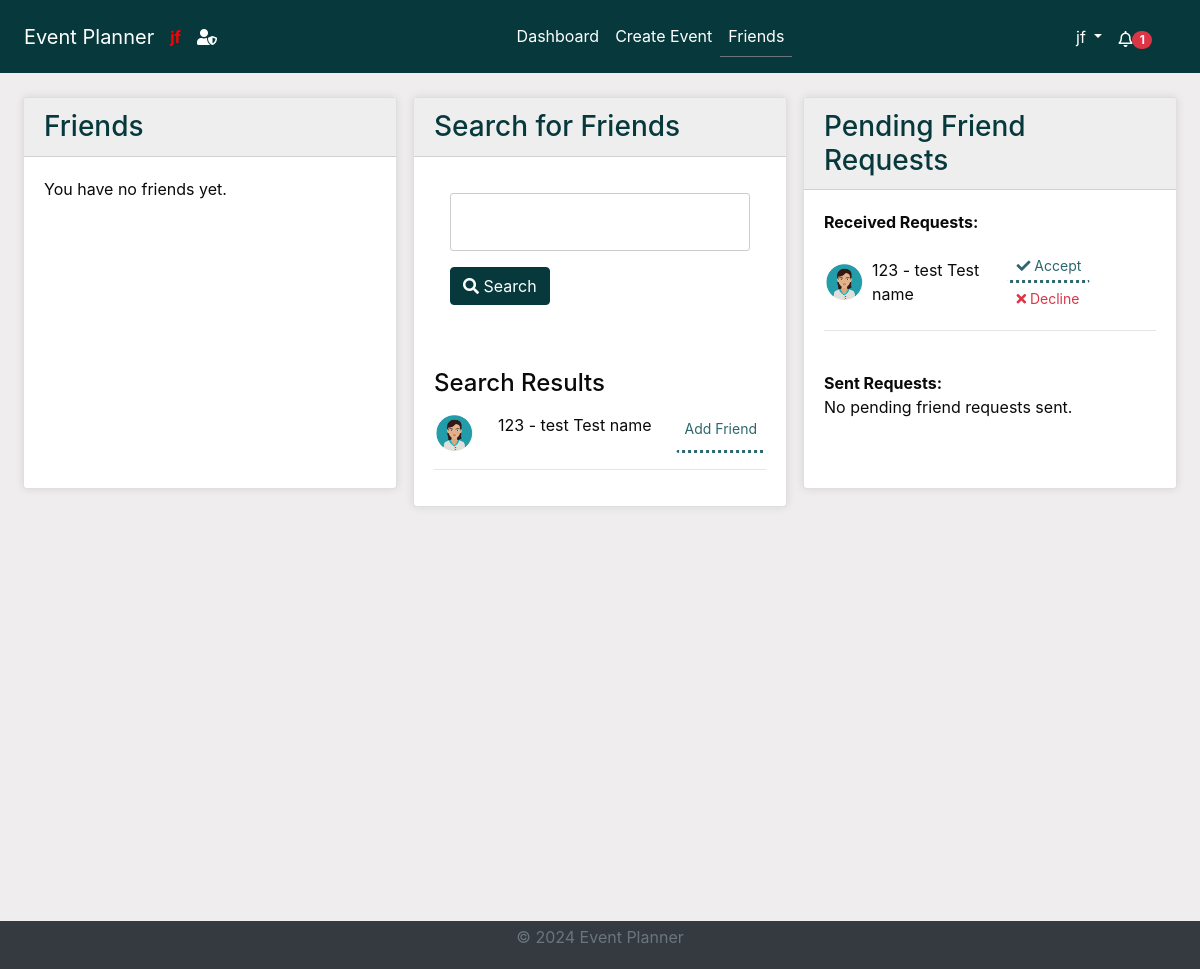
The app's page /friends/?search_query= (signed in) with its own data.
### accounts/models.py (models this page shows, shortened)
class UserProfile(models.Model):
    user = models.OneToOneField(User, on_delete=models.CASCADE)
    profile_picture = models.CharField(max_length=254, default="default.svg")
    created_at = models.DateTimeField(auto_now_add=True)
    updated_at = models.DateTimeField(auto_now=True)

class Friendship(models.Model):
    from_user = models.ForeignKey(
        User, related_name="from_friend", on_delete=models.CASCADE
    )
    to_user = models.ForeignKey(
        User, related_name="to_friend", on_delete=models.CASCADE
    )
    status = models.CharField(
        max_length=20,
        choices=[
            ("pending", "Pending"),
            ("accepted", "Accepted"),
            ("declined", "Declined"),
        ],
    )
    created_at = models.DateTimeField(auto_now_add=True)

### accounts/views.py (the view)
# urls.py: path("friends/", views.friends_page, name="friends_page"),
@login_required
@cache_control(no_cache=True, must_revalidate=True, no_store=True)
def friends_page(request):
    current_user = request.user
    search_query = ""
    search_results = []
    if "search_query" in request.GET or "user" in request.GET:
        search_form = FriendSearchForm(request.GET)
        if search_form.is_valid():
            search_query = search_form.cleaned_data.get("search_query", "")
            selected_user = search_form.cleaned_data.get("user")
            if selected_user:
                search_results = [selected_user]
            else:
                search_results = User.objects.filter(
                    Q(username__icontains=search_query)
                    | Q(first_name__icontains=search_query)
                    | Q(last_name__icontains=search_query)
                ).exclude(id=current_user.id)
        else:
            search_results = []
    else:
        search_form = FriendSearchForm()
        search_results = []
    friends = Friendship.objects.filter(
        (Q(from_user=current_user) | Q(to_user=current_user))
        & Q(status="accepted")
    )
    pending_requests_received = Friendship.objects.filter(
        Q(to_user=current_user) & Q(status="pending")
    )
    pending_requests_sent = Friendship.objects.filter(
        Q(from_user=current_user) & Q(status="pending")
    )
    context = {
        "search_form": search_form,
        "search_query": search_query,
        "search_results": search_results,
        "friends": friends,
        "pending_requests_received": pending_requests_received,
        "pending_requests_sent": pending_requests_sent,
    }
    return render(request, "accounts/friends.html", context)

### accounts/templates/accounts/friends.html (shortened to what this page needs)
{% extends 'base.html' %}
{% load static %}
{% block content %}
<div class="container-fluid">
    <div class="row">
        <div class="col-lg-4 mb-0">
            <div class="card">
                <div class="card-header bg-primary text-white">
                    <h3 class="mb-0">Friends</h3>
                </div>
                <div class="card-body scrollable-column">
                    <ul class="list-unstyled">
                        {% for friendship in friends %}
                            <li>
                                {% if friendship.from_user == user %}
                                    <div class="d-flex justify-content-between align-items-center mt-3">
                                        <img src="{% static 'images/profile_pictures/' %}{{ friendship.to_user.userprofile.profile_picture }}" alt="{{ friendship.to_user.username }}'s profile picture" class="rounded-circle mr-2" style="width: 40px; height: 40px;" onerror="this.onerror=null; this.src='{% static 'images/profile_pictures/' %}{{ friendship.from_user.userprofile.profile_picture }}'">
                                        <span>{{ friendship.to_user.username }} - {{ friendship.to_user.first_name }} {{ friendship.to_user.last_name }}</span>
                                        <div>
                                            <a href="{% url 'view_profile' friendship.to_user.id %}" class="btn btn-sm btn-outline-primary ml-2">View Profile</a>
                                            <button class="btn btn-sm btn-outline-danger delete-friend-btn" data-friend-id="{{ friendship.to_user.id }}"><i class="fa fa-trash"></i></button>
                                        </div>
                                    </div>
                                {% else %}
                                    <div class="d-flex justify-content-between align-items-center mt-3">
                                        <img src="{% static 'images/profile_pictures/' %}{{ friendship.from_user.userprofile.profile_picture }}" alt="{{ friendship.from_user.username }}'s profile picture" class="rounded-circle mr-2" style="width: 40px; height: 40px;" onerror="this.onerror=null; this.src='{% static 'images/profile_pictures/' %}{{ friendship.to_user.userprofile.profile_picture }}'">
                                        <span>{{ friendship.from_user.username }} - {{ friendship.from_user.first_name }} {{ friendship.from_user.last_name }}</span>
                                        <div>
                                            <a href="{% url 'view_profile' friendship.from_user.id %}" class="btn btn-sm btn-outline-primary ml-2">View Profile</a>
                                            <button class="btn btn-sm btn-outline-danger delete-friend-btn" data-friend-id="{{ friendship.from_user.id }}"><i class="fa fa-trash"></i></button>
                                        </div>
                                    </div>
                                {% endif %}
                            </li>
                            <hr>
                        {% empty %}
                            <li>You have no friends yet.</li>
                        {% endfor %}
                    </ul>
                </div>
            </div>
        </div>
        <div class="col-lg-4 mb-0">
            <div class="card">
                <div class="card-header bg-primary text-white">
                    <h3 class="mb-0">Search for Friends</h3>
                </div>
                <div class="card-body">
                    <form method="get" action="{% url 'friends_page' %}">
                        {{ search_form.as_p }}
                        <button type="submit" class="btn btn-primary"><i class="fa fa-search"></i> Search</button>
                    </form>
                    <br>
                    <br>
                    {% if search_results %}
                        <h4>Search Results</h4>
                        <ul class="list-unstyled">
                            {% for user in search_results %}
                                <li>
                                    <div class="d-flex justify-content-between mt-3">
                                        <img src="{% static 'images/profile_pictures/' %}{{ user.userprofile.profile_picture }}" alt="{{ user.username }}'s profile picture" class="rounded-circle mr-2" style="width: 40px; height: 40px;">
                                        {{ user.username }} - {{ user.first_name }} {{ user.last_name }}
                                        {% if user not in friends %}
                                            <a href="{% url 'send_friend_request' user.id %}" class="btn btn-sm btn-outline-success ml-2">Add Friend</a>
                                        {% endif %}
                                    </div>
                                </li>
                                <hr>
                            {% empty %}
                                <li>No search results found.</li>
                            {% endfor %}
                        </ul>
                    {% endif %}
                </div>
            </div>
        </div>
        <div class="col-lg-4 mb-0">
            <div class="card">
                <div class="card-header bg-primary text-white">
                    <h3 class="mb-0">Pending Friend Requests</h3>
                </div>
                <div class="card-body">
                    <ul class="list-unstyled">
                        <li><strong>Received Requests:</strong></li>
                        <div class="scrollable-column">
                            {% for request in pending_requests_received %}
                            <li>
                                <div class="d-flex justify-content-between align-items-center mt-3">
                                    <img src="{% static 'images/profile_pictures/' %}{{ request.from_user.userprofile.profile_picture }}" alt="{{ request.from_user.username }}'s profile picture" class="rounded-circle mr-2" style="width: 40px; height: 40px;" onerror="this.onerror=null; this.src='{% static 'images/profile_pictures/' %}{{ request.to_user.userprofile.profile_picture }}'">
                                    <span>{{ request.from_user.username }} - {{ request.from_user.first_name }} {{ request.from_user.last_name }}</span>
                                    <div>
                                        <a href="{% url 'respond_friend_request' request.id 'accept' %}" class="btn btn-sm btn-outline-success"><i class="fa fa-check"></i> Accept</a>
                                        <a href="{% url 'respond_friend_request' request.id 'decline' %}" class="btn btn-sm btn-outline-danger"><i class="fa fa-times"></i> Decline</a>
                                    </div>
                                </div>
                            </li>
                            <hr>
                        {% empty %}
                            <li>No pending friend requests received.</li>
                            {% endfor %}
                        </div>
                            <br>
                            <li><strong>Sent Requests:</strong></li>
                            <div class="scrollable-column">
                                {% for request in pending_requests_sent %}
                                <li>
                                <div class="d-flex justify-content-between align-items-center mt-3">
                                    <img src="{% static 'images/profile_pictures/' %}{{ request.to_user.userprofile.profile_picture }}" alt="{{ request.to_user.username }}'s profile picture" class="rounded-circle mr-2" style="width: 40px; height: 40px;" onerror="this.onerror=null; this.src='{% static 'images/profile_pictures/' %}{{ request.from_user.userprofile.profile_picture }}'">
                                    <span>{{ request.to_user.username }} - {{ request.to_user.first_name }} {{ request.to_user.last_name }}</span>
                                    <span>(Awaiting response)</span>
                                </div>
                            </li>
                            <hr>
                            {% empty %}
                            <li>No pending friend requests sent.</li>
                            {% endfor %}
                        </div>
                    </ul>
                </div>
            </div>
        </div>
    </div>
</div>
{% endblock %}

### templates/base.html (shortened to what this page needs)
<!DOCTYPE html>
<html lang="en">
<head>
    {% load static %}
    <link rel="stylesheet" href="https://stackpath.bootstrapcdn.com/bootstrap/4.5.2/css/bootstrap.min.css">
    <link rel="stylesheet" href="{% static 'css/styles.css' %}">
    <link rel="stylesheet" href="https://cdnjs.cloudflare.com/ajax/libs/font-awesome/5.15.4/css/all.min.css">
    <link rel="stylesheet" href="https://cdnjs.cloudflare.com/ajax/libs/fullcalendar/3.10.2/fullcalendar.min.css" />
</head>
<body class="c-app">
    <header class="c-header c-header-light c-header-fixed">
        <nav class="navbar navbar-expand-lg navbar-light">
            <a class="navbar-brand" href="{% url 'home' %}">Event Planner</a>
            <strong style="color:red;">   {{ user.username }} </strong>
            {% if user.is_superuser %}
                <a class="nav-link" href="{% url 'admin:index' %}"> <i class="fas fa-user-shield"></i></a>
            {% endif %}
            <div class="collapse navbar-collapse" id="navbarSupportedContent">
                {% if user.is_authenticated %}
                <ul class="navbar-nav mx-auto">
                    <li class="nav-item {% if request.resolver_match.url_name == 'dashboard' %}active{% endif %}">
                        <a class="nav-link" href="{% url 'dashboard' %}">Dashboard</a>
                    </li>
                    <li class="nav-item {% if request.resolver_match.url_name == 'create_event' %}active{% endif %}">
                        <a class="nav-link" href="{% url 'create_event' %}">Create Event</a>
                    </li>
                    <li class="nav-item {% if request.resolver_match.url_name == 'friends_page' %}active{% endif %}">
                        <a class="nav-link" href="{% url 'friends_page' %}">Friends</a>
                    </li>
                    {% endif %}
                </ul>
                {% if user.is_authenticated %}
                <ul class="navbar-nav d-flex">
                    <li class="nav-item dropdown">
                        <a class="nav-link dropdown-toggle" href="#" id="profileLink" role="button" data-toggle="dropdown" aria-haspopup="true" aria-expanded="false">
                            {{ user.username }}
                        </a>
                    </li>
                </ul>
                {% endif %}
            </div>
            {% if user.is_authenticated %}
                <ul class="navbar-nav ml-auto d-flex">
                    <li class="nav-item mr-3">
                        <a class="nav-link" href="#" id="notificationBell" role="button" data-toggle="dropdown" aria-haspopup="true" aria-expanded="false">
                            <i class="fas fa-bell" style="font-weight:100";></i>
                            {% if unread_count > 0 %}
                                <span class="badge badge-pill badge-danger">{{ unread_count }}</span>
                            {% else %}
                                <span class="badge badge-pill badge-danger" style="opacity: 0;min-width:1.5rem;min-height:0.9rem">{{ unread_count }}</span>
                            {% endif %}
                        </a>
                    </li>
                </ul>
            {% endif %}
        </nav>
    </header>
    <main class="c-main">
        <div class="container-fluid">
            <div class="fade-in">
                {% block content %}{% endblock %}
            </div>
        </div>
    </main>
    <footer class="footer py-1">
        <div class="container text-center">
            <p class="text-muted">&copy; 2024 Event Planner</p>
        </div>
    </footer>
</body>
</html>

### records on screen
Friendship: from_user.userprofile.profile_picture (picture), from_user.username "123", from_user.first_name "test", from_user.last_name "Test name"

### other values on screen
{{ user.username }} "jf"
{{ unread_count }} "1"
{{ user.username }} "123"
{{ user.first_name }} "test"
{{ user.last_name }} "Test name"
